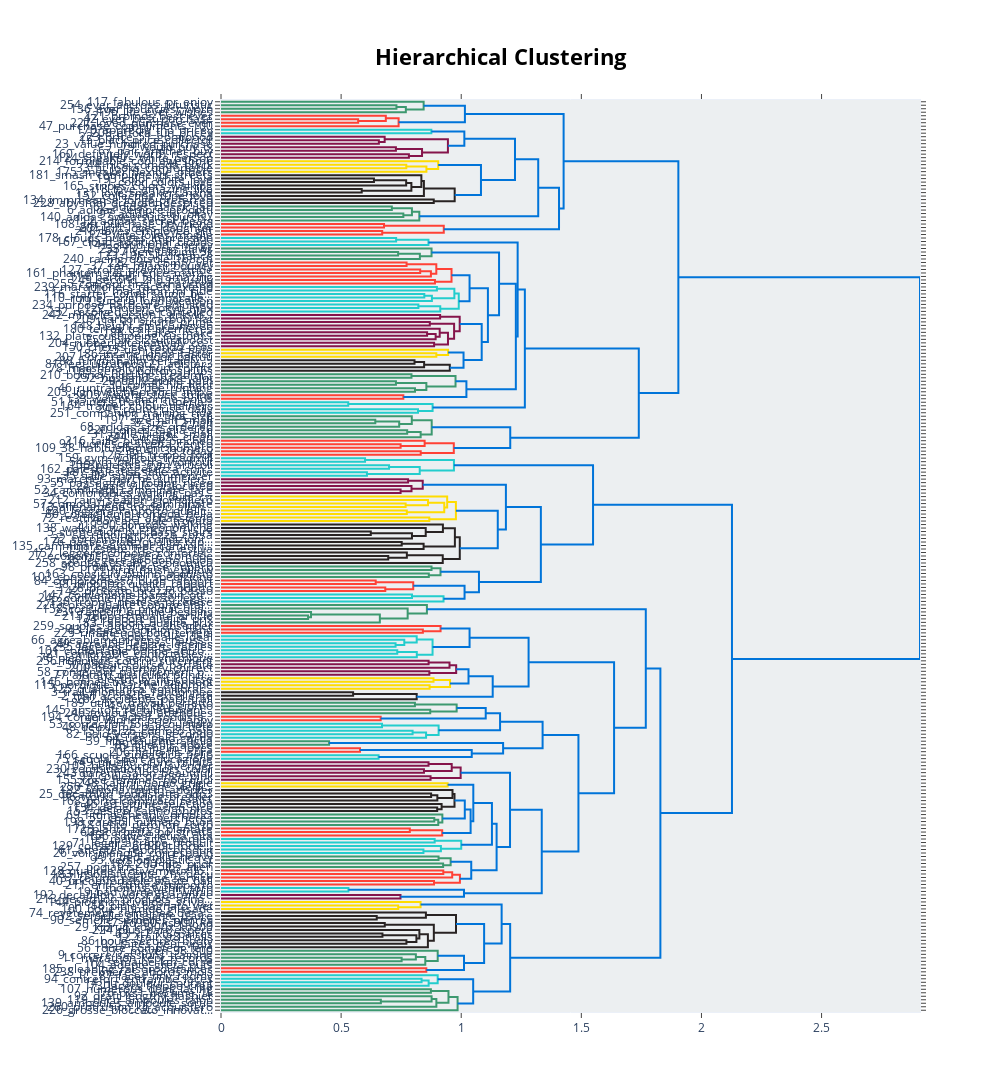

Write notebook code for a chart like this one.
### Code cell
# Visualize the hierarchical topics
topic_model_mpnet.hierarchical_topics(texts_mpnet)
topic_model_mpnet.visualize_hierarchy()
